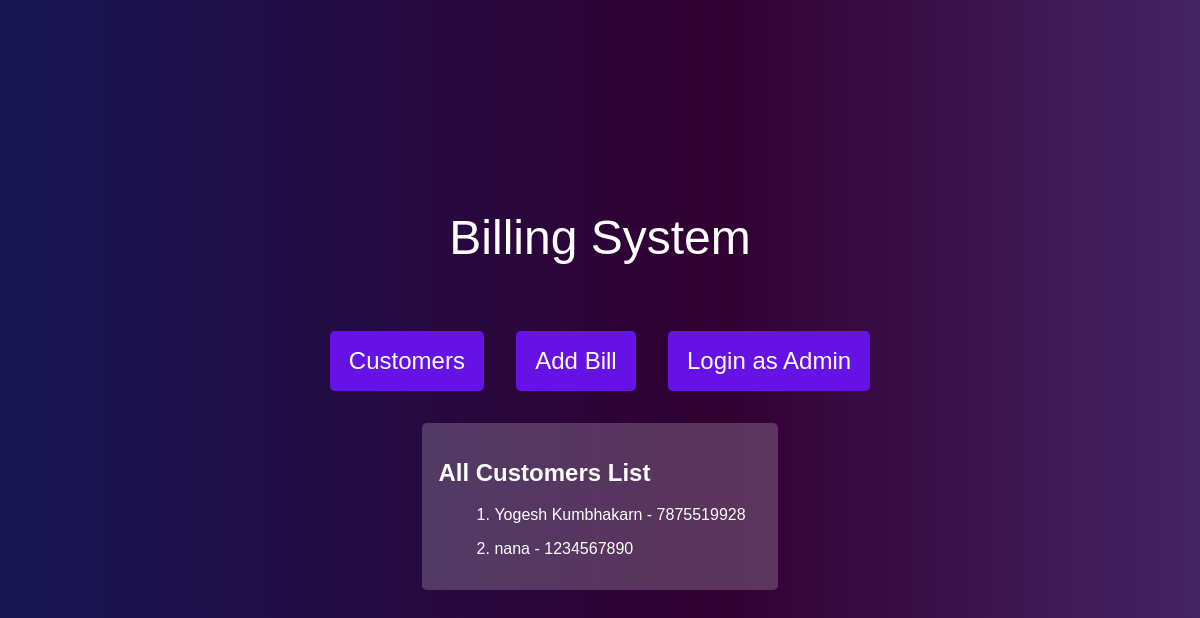
Before: / with the older database file.
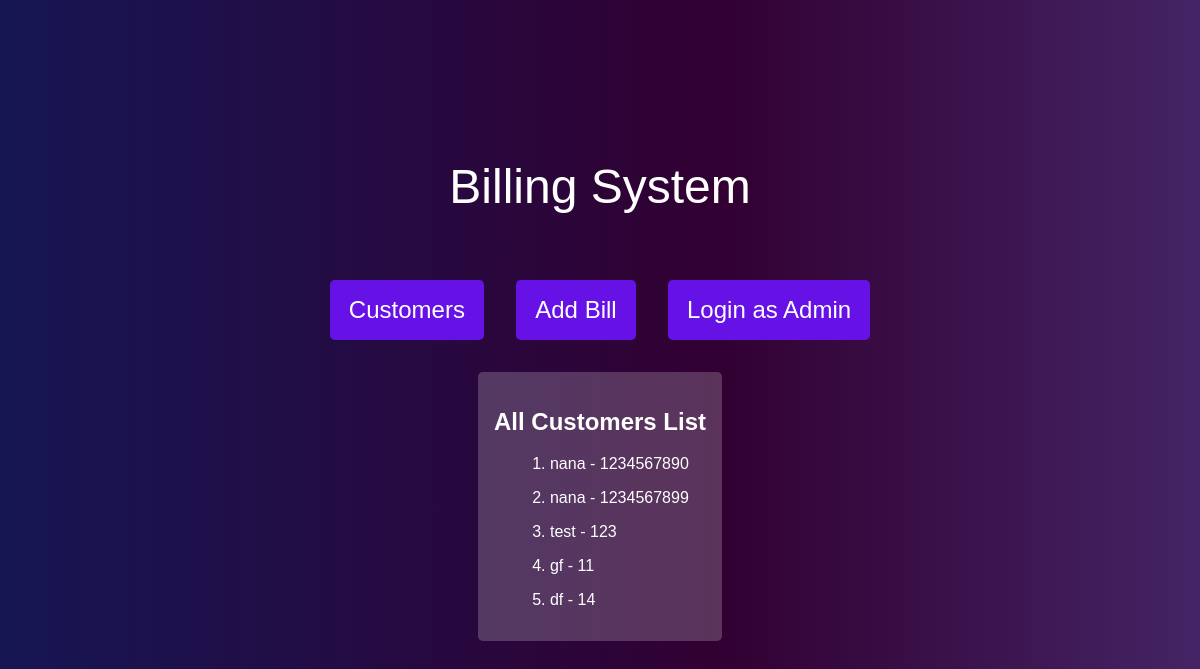
After: the same page with the newer database file.
### billing/models.py (models this page shows)
class Customer(models.Model):
    customer_number = models.CharField(max_length=100, unique=True)
    name = models.CharField(max_length=100)
    address = models.TextField()
    due_amount = models.DecimalField(max_digits=10, decimal_places=2, default=0)
    class Meta:
        app_label = 'billing'

### billing/views.py (the view)
# urls.py: path('', views.home, name='home'),
def home(request):
    customers = Customer.objects.all()
    latest_meter_readings = MeterReading.objects.select_related('customer').order_by('-date')[:5]
    context = {'customers': customers, 'latest_meter_readings': latest_meter_readings}
    return render(request, 'billing/home.html', context)

### billing/templates/billing/home.html (shortened to what this page needs)
<!DOCTYPE html>
<html lang="en">
<head>
</head>
<body>
    <div class="title">Billing System</div>
    <br>
    <div class="button-container">
        <a href="{% url 'customer_login' %}" class="button">Customers</a>
        <a href="{% url 'meter_reader_home' %}" class="button">Add Bill</a>
        <a href="{% url 'admin_home' %}" class="button">Login as Admin</a>
    </div>
    <div class="customer-list">
        <h2>All Customers List</h2>
        <ol>
            {% for customer in customers %}
                <li>{{ customer.name }} - {{ customer.customer_number }}</li>
            {% endfor %}
        </ol>
    </div>
</body>
</html>

Changed rows visible on the page:
removed Customer: name "Yogesh Kumbhakarn", customer_number "7875519928"
added Customer: name "nana", customer_number "1234567899"
added Customer: name "test", customer_number "123"
added Customer: name "gf", customer_number "11"
added Customer: name "df", customer_number "14"
